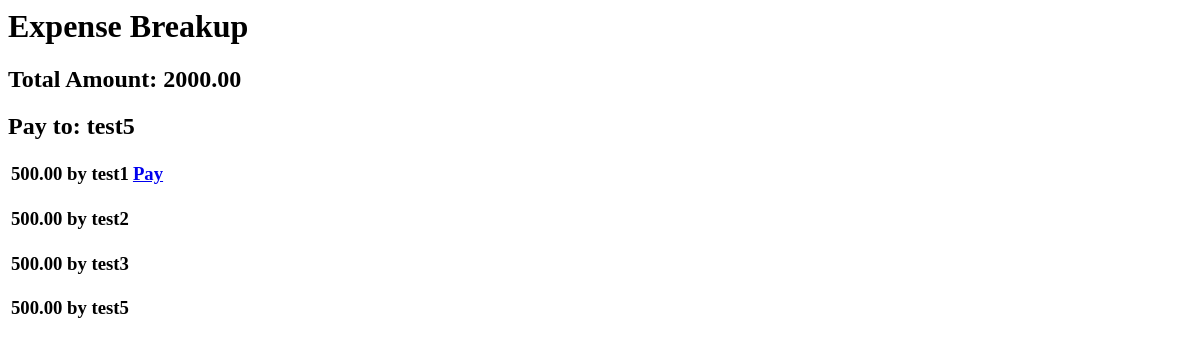
/expenses/view_expense_breakup/6 (signed in), run on an earlier commit of the app's database.
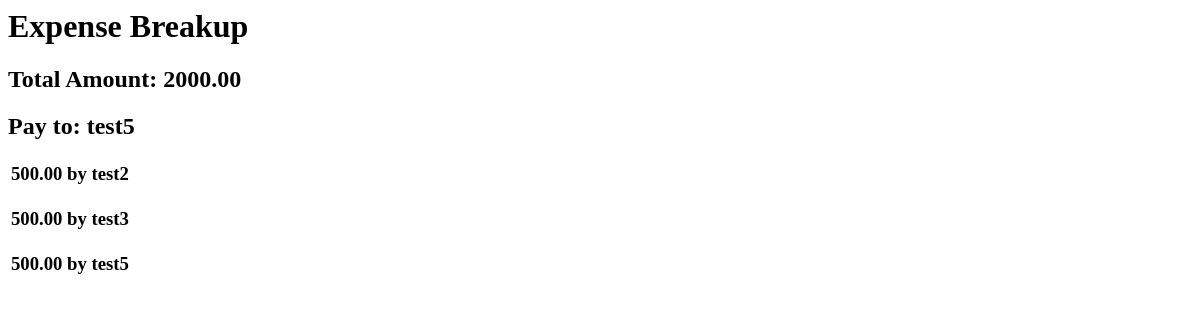
And on a later commit of the database.
### Expenses/models.py (models this page shows)
class Split(models.Model):
    payer = models.ForeignKey(User, on_delete=models.CASCADE, null=True, related_name="expenses_payer")
    expense = models.ForeignKey(Expenses, on_delete=models.CASCADE, related_name="expenses_split")
    amount = models.DecimalField(max_digits=10, decimal_places=2)

### Authentications/models.py (models this page shows)
class User(AbstractBaseUser):
    username = models.CharField(max_length=50, blank=True)
    email = models.EmailField(unique=True)
    friends = models.ManyToManyField('self', symmetrical=True, blank=True)
    objects = CustomUserManager()
    USERNAME_FIELD = 'email'

### Expenses/views.py (the view)
# urls.py: path('view_expense_breakup/<int:expense_id>', views.view_expense_breakup, name='view_expense_breakup'),
@login_required
def view_expense_breakup(request, expense_id):
    expense = Expenses.objects.get(id=expense_id)
    splits = Split.objects.filter(expense=expense)
    for split in splits:
        split.amount = abs(split.amount)
    context = {'expense':expense,
               'splits':splits}
    return render(request, 'view_expense_breakup.html', context)

### Expenses/templates/view_expense_breakup.html
<h1>Expense Breakup</h1>
<h2>Total Amount: {{expense.amount}}</h2>
<h2>Pay to: {{expense.paid_by.username}}</h2>
<table>
    {% for split in splits %}
    <tr>
        <td>
            <h3>{{split.amount}} by {{split.payer.username}}</h3>
        </td>
        <td>
            {% if split.payer == request.user and split.payer != expense.paid_by %}
            <h3><a href="{% url 'pay_expense' split_id=split.id %}">Pay</a></h3>
            {% endif %}
        </td>
    </tr>
    {% endfor %}
</table>

What changed in the data, as far as the page shows it:
removed Split: amount "500.00", payer.username "test1", shows "Pay"
